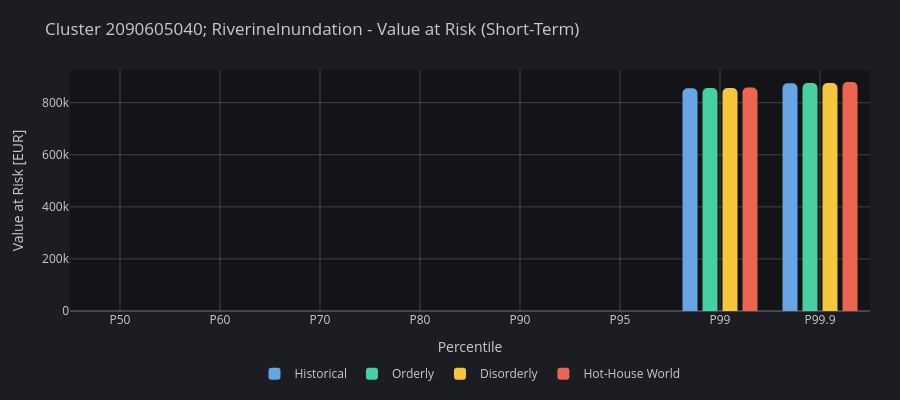

The notebook cell saved with this chart:
### Markdown cell above
Value at Risk (VaR) summarizes a high-percentile loss level for the selected term and scenario. It answers the question: what loss threshold is only exceeded with a specified low probability?

### Code cell
plot_var(clusters_metrics, name=f"Cluster {cluster_id}; {cluster_hazard}", selected_term="short", dark=True)

### Figure 1 — Plotly figure (JSON) as saved in the notebook; plotly's stock layout.template omitted (floating-point values rounded to 4 significant figures)
{"data": [{"hovertemplate": "Historical: %{y:,.0f} EUR<extra></extra>", "marker": {"color": "hsl(210, 70%, 65%)", "cornerradius": 5, "line": {"width": 0}}, "name": "Historical", "type": "bar", "width": 0.15, "x": ["P50", "P60", "P70", "P80", "P90", "P95", "P99", "P99.9"], "y": [0, 0, 0, 0, 0, 0, 855300.0, 874800.0]}, {"hovertemplate": "Orderly: %{y:,.0f} EUR<extra></extra>", "marker": {"color": "hsl(160, 60%, 55%)", "cornerradius": 5, "line": {"width": 0}}, "name": "Orderly", "type": "bar", "width": 0.15, "x": ["P50", "P60", "P70", "P80", "P90", "P95", "P99", "P99.9"], "y": [0, 0, 0, 0, 0, 0, 856500.0, 875700.0]}, {"hovertemplate": "Disorderly: %{y:,.0f} EUR<extra></extra>", "marker": {"color": "hsl(45, 90%, 60%)", "cornerradius": 5, "line": {"width": 0}}, "name": "Disorderly", "type": "bar", "width": 0.15, "x": ["P50", "P60", "P70", "P80", "P90", "P95", "P99", "P99.9"], "y": [0, 0, 0, 0, 0, 0, 856500.0, 875700.0]}, {"hovertemplate": "Hot-House World: %{y:,.0f} EUR<extra></extra>", "marker": {"color": "hsl(8, 80%, 62%)", "cornerradius": 5, "line": {"width": 0}}, "name": "Hot-House World", "type": "bar", "width": 0.15, "x": ["P50", "P60", "P70", "P80", "P90", "P95", "P99", "P99.9"], "y": [0, 0, 0, 0, 0, 0, 858000.0, 879300.0]}], "layout": {"height": 400, "hovermode": "x unified", "legend": {"font": {"color": "hsl(210, 10%, 80%)"}, "orientation": "h", "x": 0.5, "xanchor": "center", "y": -0.2, "yanchor": "top"}, "margin": {"b": 60, "l": 70, "r": 30, "t": 70}, "paper_bgcolor": "#1C1D22", "plot_bgcolor": "#131417", "title": {"font": {"color": "hsl(210, 10%, 80%)"}, "text": "Cluster 2090605040; RiverineInundation - Value at Risk (Short-Term)"}, "xaxis": {"gridcolor": "rgba(255, 255, 255, 0.2)", "showgrid": true, "tickfont": {"color": "hsl(210, 10%, 80%)"}, "tickformat": ".1%", "title": {"font": {"color": "hsl(210, 10%, 80%)"}, "text": "Percentile"}, "zerolinecolor": "rgba(255, 255, 255, 0.2)"}, "yaxis": {"gridcolor": "rgba(255, 255, 255, 0.2)", "rangemode": "nonnegative", "showgrid": true, "tickfont": {"color": "hsl(210, 10%, 80%)"}, "title": {"font": {"color": "hsl(210, 10%, 80%)"}, "text": "Value at Risk [EUR]"}, "zerolinecolor": "rgba(255, 255, 255, 0.2)"}}}
